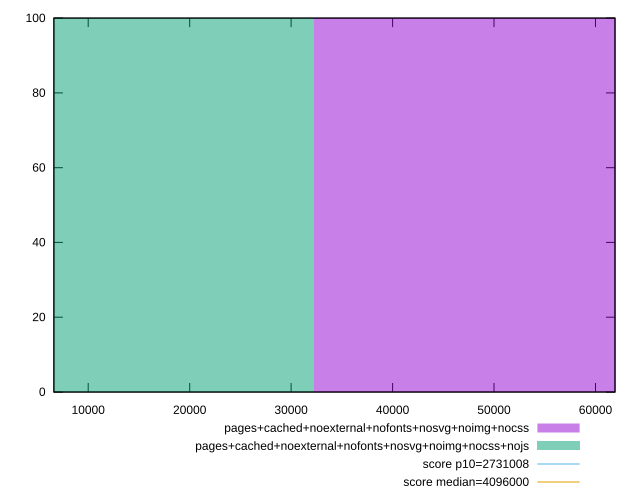

Generate this figure with gnuplot:
reset

$pagesCachedNoexternalNofontsNosvgNoimgNocss <<EOF
64346.767365835636 100
EOF

$pagesCachedNoexternalNofontsNosvgNoimgNocssNojs <<EOF
0 100
EOF

set key outside below
set boxwidth 64346.767365835636
set xrange [6614:61927]
set yrange [0:100]
set trange [0:100]
set style fill transparent solid 0.5 noborder

set parametric
set terminal svg size 640, 500 enhanced background rgb 'white'
set output "report_00007_2020-12-11T15:55:29.892Z/total-byte-weight/comparison/histogram/12_vs_13.svg"

plot $pagesCachedNoexternalNofontsNosvgNoimgNocss title "pages+cached+noexternal+nofonts+nosvg+noimg+nocss" with boxes, \
     $pagesCachedNoexternalNofontsNosvgNoimgNocssNojs title "pages+cached+noexternal+nofonts+nosvg+noimg+nocss+nojs" with boxes, \
     2731008,t title "score p10=2731008", \
     4096000,t title "score median=4096000"

reset
